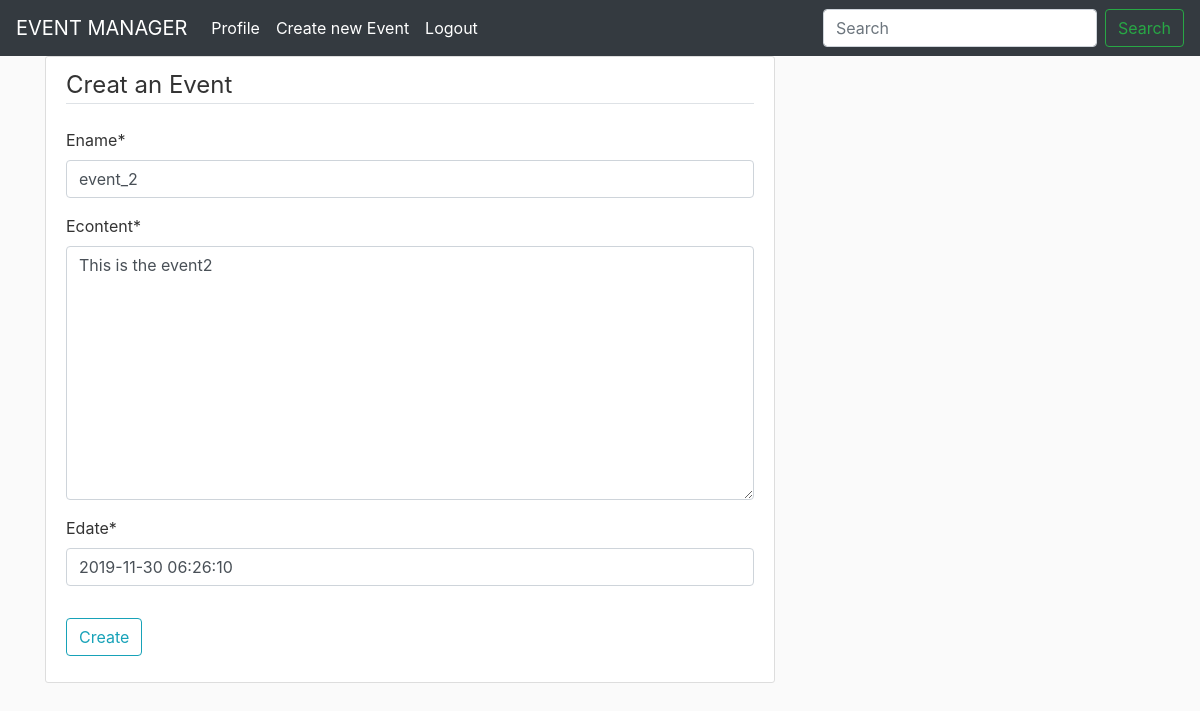
Page /event/2/update/ (signed in) on the committed database.
### ehandler/models.py (models this page shows, shortened)
class Event(models.Model):
    ename = models.CharField(max_length=100)
    econtent = models.TextField()
    edate = models.DateTimeField()
    eowner = models.ForeignKey(User, on_delete=models.CASCADE)
    ecode = models.CharField(max_length=120, blank=True)

### ehandler/views.py (the view, shortened to what this page needs)
# urls.py: path('event/<int:pk>/update/', EventUpdateView.as_view(), name='event-update'),
class EventUpdateView(LoginRequiredMixin, UserPassesTestMixin, UpdateView):
    model = Event
    fields = ['ename', 'econtent', 'edate']
    def test_func(self):
        event = self.get_object()
        if self.request.user == event.eowner:
            return True
        return False

### ehandler/templates/ehandler/event_form.html (shortened to what this page needs)
{% extends "ehandler/base.html" %}
{% load crispy_forms_tags %}
{% block content %}
<div class="content-section">
    <form method="POST">
        <fieldset class="form-group">
            <legend class="border-bottom mb-4">Creat an Event</legend>
            {{ form|crispy }}
        </fieldset>
        <div class="form-group">
            <button class="btn btn-outline-info" type="submit">Create</button>
        </div>
    </form>
</div>
{% endblock content %}

### ehandler/static/ehandler/main.css (style rules this page uses)
body { background: #fafafa; color: #333333; }
.content-section { background: #ffffff; padding: 10px 20px; border: 1px solid #dddddd; border-radius: 3px; margin-bottom: 20px; }

### rows in the picture
Event: ename "event_2", econtent "This is the event2", edate "2019-11-30 06:26:10"
